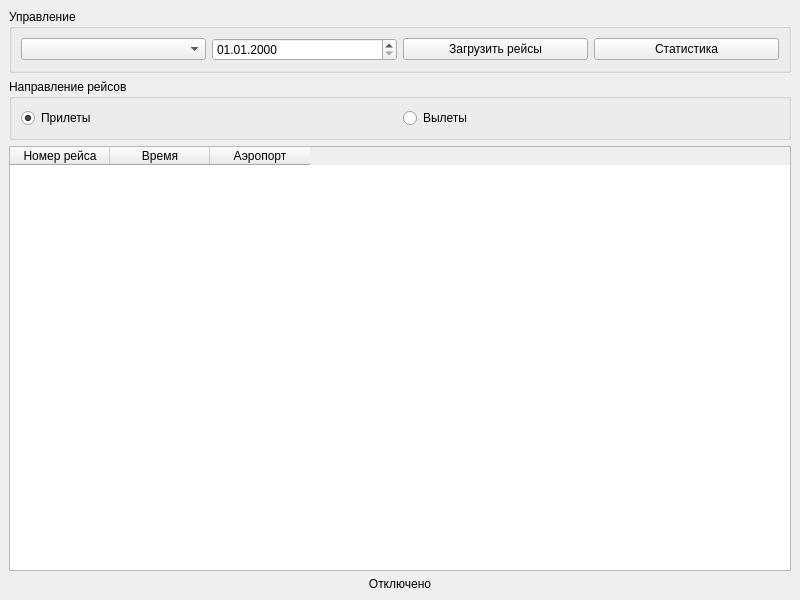
<?xml version="1.0" encoding="UTF-8"?>
<ui version="4.0">
 <class>MainWindow</class>
 <widget class="QMainWindow" name="MainWindow">
  <property name="geometry">
   <rect>
    <x>0</x>
    <y>0</y>
    <width>800</width>
    <height>600</height>
   </rect>
  </property>
  <property name="windowTitle">
   <string>Инспектор аэропортов</string>
  </property>
  <widget class="QWidget" name="centralwidget">
   <layout class="QVBoxLayout" name="verticalLayout">
    <item>
     <widget class="QGroupBox" name="groupBox">
      <property name="title">
       <string>Управление</string>
      </property>
      <layout class="QHBoxLayout" name="horizontalLayout">
       <item>
        <widget class="QComboBox" name="airportCombo"/>
       </item>
       <item>
        <widget class="QDateEdit" name="dateEdit">
         <property name="displayFormat">
          <string>dd.MM.yyyy</string>
         </property>
        </widget>
       </item>
       <item>
        <widget class="QPushButton" name="loadButton">
         <property name="text">
          <string>Загрузить рейсы</string>
         </property>
        </widget>
       </item>
       <item>
        <widget class="QPushButton" name="statisticsButton">
         <property name="text">
          <string>Статистика</string>
         </property>
        </widget>
       </item>
      </layout>
     </widget>
    </item>
    <item>
     <widget class="QGroupBox" name="groupBox_2">
      <property name="title">
       <string>Направление рейсов</string>
      </property>
      <layout class="QHBoxLayout" name="horizontalLayout_2">
       <item>
        <widget class="QRadioButton" name="arrivalsRadio">
         <property name="text">
          <string>Прилеты</string>
         </property>
         <property name="checked">
          <bool>true</bool>
         </property>
        </widget>
       </item>
       <item>
        <widget class="QRadioButton" name="departuresRadio">
         <property name="text">
          <string>Вылеты</string>
         </property>
        </widget>
       </item>
      </layout>
     </widget>
    </item>
    <item>
     <widget class="QTableWidget" name="flightsTable">
      <property name="editTriggers">
       <set>QAbstractItemView::NoEditTriggers</set>
      </property>
      <property name="selectionMode">
       <enum>QAbstractItemView::SingleSelection</enum>
      </property>
      <property name="selectionBehavior">
       <enum>QAbstractItemView::SelectRows</enum>
      </property>
      <column>
       <property name="text">
        <string>Номер рейса</string>
       </property>
      </column>
      <column>
       <property name="text">
        <string>Время</string>
       </property>
      </column>
      <column>
       <property name="text">
        <string>Аэропорт</string>
       </property>
      </column>
     </widget>
    </item>
    <item>
     <widget class="QLabel" name="statusLabel">
      <property name="text">
       <string>Отключено</string>
      </property>
      <property name="alignment">
       <set>Qt::AlignCenter</set>
      </property>
     </widget>
    </item>
   </layout>
  </widget>
 </widget>
 <resources/>
 <connections/>
</ui>
